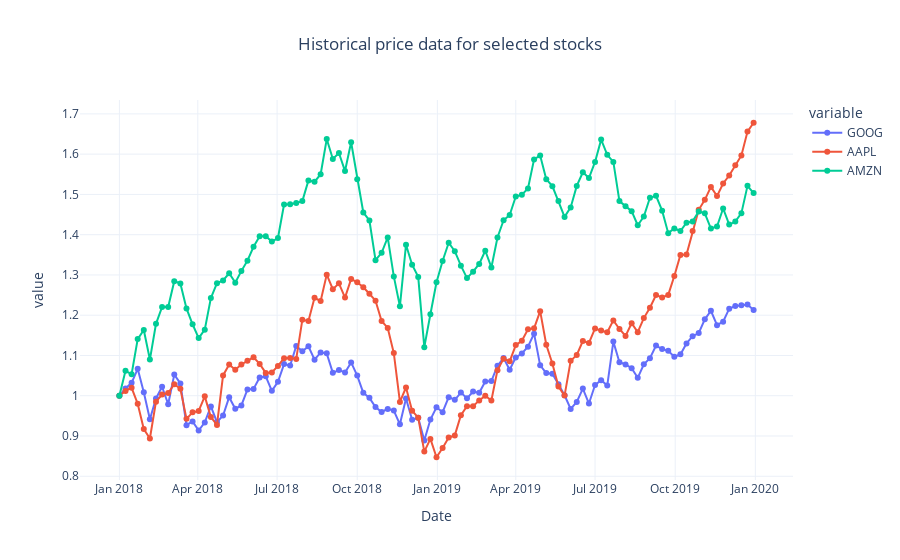

Source (notebook cell):
### Code cell
line = px.line(df_stocks, x = 'date', y = ['GOOG','AAPL','AMZN'],
               title = title_,
               labels = {'date': 'Date'},
               markers = True
               )

line.update_layout(title_x = 0.5)

line.show()
